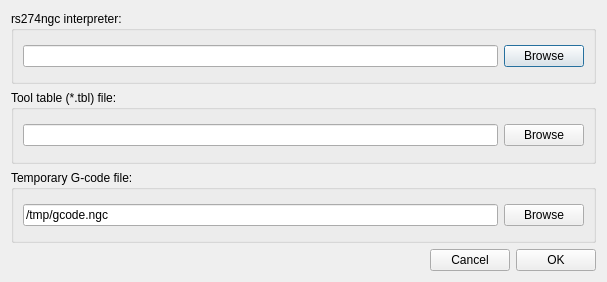
<?xml version="1.0" encoding="UTF-8"?>
<ui version="4.0">
 <class>Settings</class>
 <widget class="QDialog" name="Settings">
  <property name="geometry">
   <rect>
    <x>0</x>
    <y>0</y>
    <width>607</width>
    <height>282</height>
   </rect>
  </property>
  <property name="windowTitle">
   <string>Settings</string>
  </property>
  <layout class="QGridLayout" name="gridLayout_4">
   <item row="0" column="0" colspan="3">
    <widget class="QGroupBox" name="groupBox">
     <property name="title">
      <string>rs274ngc interpreter:</string>
     </property>
     <layout class="QGridLayout" name="gridLayout">
      <item row="0" column="0">
       <widget class="QLineEdit" name="le_path1">
        <property name="toolTip">
         <string>rs274 will be in the /bin dir
of your machinekit installation</string>
        </property>
       </widget>
      </item>
      <item row="0" column="1">
       <widget class="QPushButton" name="pb_browse1">
        <property name="text">
         <string>Browse</string>
        </property>
       </widget>
      </item>
     </layout>
    </widget>
   </item>
   <item row="1" column="0" colspan="3">
    <widget class="QGroupBox" name="groupBox_2">
     <property name="title">
      <string>Tool table (*.tbl) file:</string>
     </property>
     <layout class="QGridLayout" name="gridLayout_2">
      <item row="0" column="0">
       <widget class="QLineEdit" name="le_path2">
        <property name="toolTip">
         <string>A xxx.tbl file will be in your
machinekit machine config dir</string>
        </property>
       </widget>
      </item>
      <item row="0" column="1">
       <widget class="QPushButton" name="pb_browse2">
        <property name="text">
         <string>Browse</string>
        </property>
       </widget>
      </item>
     </layout>
    </widget>
   </item>
   <item row="2" column="0" colspan="3">
    <widget class="QGroupBox" name="groupBox_3">
     <property name="title">
      <string>Temporary G-code file:</string>
     </property>
     <layout class="QGridLayout" name="gridLayout_3">
      <item row="0" column="0">
       <widget class="QLineEdit" name="le_path3">
        <property name="toolTip">
         <string>Only change this if you wish to start with a specific file
Beware it could be overwritten.</string>
        </property>
        <property name="text">
         <string>/tmp/gcode.ngc</string>
        </property>
       </widget>
      </item>
      <item row="0" column="1">
       <widget class="QPushButton" name="pb_browse3">
        <property name="text">
         <string>Browse</string>
        </property>
       </widget>
      </item>
     </layout>
    </widget>
   </item>
   <item row="3" column="0">
    <spacer name="horizontalSpacer">
     <property name="orientation">
      <enum>Qt::Horizontal</enum>
     </property>
     <property name="sizeHint" stdset="0">
      <size>
       <width>269</width>
       <height>20</height>
      </size>
     </property>
    </spacer>
   </item>
   <item row="3" column="1">
    <widget class="QPushButton" name="pushButton">
     <property name="text">
      <string>Cancel</string>
     </property>
    </widget>
   </item>
   <item row="3" column="2">
    <widget class="QPushButton" name="pushButton_2">
     <property name="text">
      <string>OK</string>
     </property>
    </widget>
   </item>
  </layout>
 </widget>
 <resources/>
 <connections>
  <connection>
   <sender>pb_browse1</sender>
   <signal>clicked()</signal>
   <receiver>Settings</receiver>
   <slot>onFileBrowse1()</slot>
   <hints>
    <hint type="sourcelabel">
     <x>362</x>
     <y>50</y>
    </hint>
    <hint type="destinationlabel">
     <x>389</x>
     <y>80</y>
    </hint>
   </hints>
  </connection>
  <connection>
   <sender>pb_browse2</sender>
   <signal>clicked()</signal>
   <receiver>Settings</receiver>
   <slot>onFileBrowse2()</slot>
   <hints>
    <hint type="sourcelabel">
     <x>357</x>
     <y>130</y>
    </hint>
    <hint type="destinationlabel">
     <x>382</x>
     <y>167</y>
    </hint>
   </hints>
  </connection>
  <connection>
   <sender>pb_browse3</sender>
   <signal>clicked()</signal>
   <receiver>Settings</receiver>
   <slot>onFileBrowse3()</slot>
   <hints>
    <hint type="sourcelabel">
     <x>352</x>
     <y>210</y>
    </hint>
    <hint type="destinationlabel">
     <x>389</x>
     <y>237</y>
    </hint>
   </hints>
  </connection>
  <connection>
   <sender>pushButton_2</sender>
   <signal>clicked()</signal>
   <receiver>Settings</receiver>
   <slot>onAccept()</slot>
   <hints>
    <hint type="sourcelabel">
     <x>345</x>
     <y>263</y>
    </hint>
    <hint type="destinationlabel">
     <x>327</x>
     <y>280</y>
    </hint>
   </hints>
  </connection>
  <connection>
   <sender>pushButton</sender>
   <signal>clicked()</signal>
   <receiver>Settings</receiver>
   <slot>reject()</slot>
   <hints>
    <hint type="sourcelabel">
     <x>217</x>
     <y>265</y>
    </hint>
    <hint type="destinationlabel">
     <x>137</x>
     <y>267</y>
    </hint>
   </hints>
  </connection>
 </connections>
 <slots>
  <slot>onFileBrowse1()</slot>
  <slot>onFileBrowse2()</slot>
  <slot>onFileBrowse3()</slot>
  <slot>onAccept()</slot>
 </slots>
</ui>
